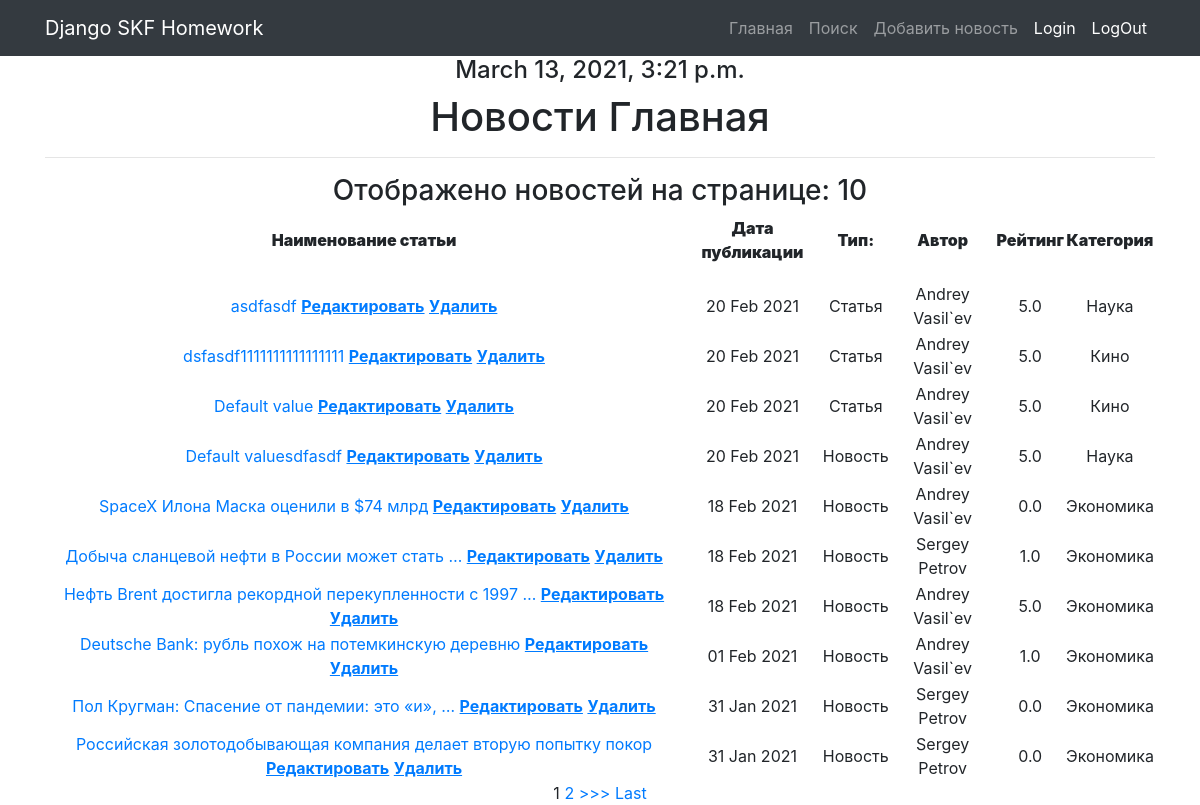
Before: /news/ with the older database file.
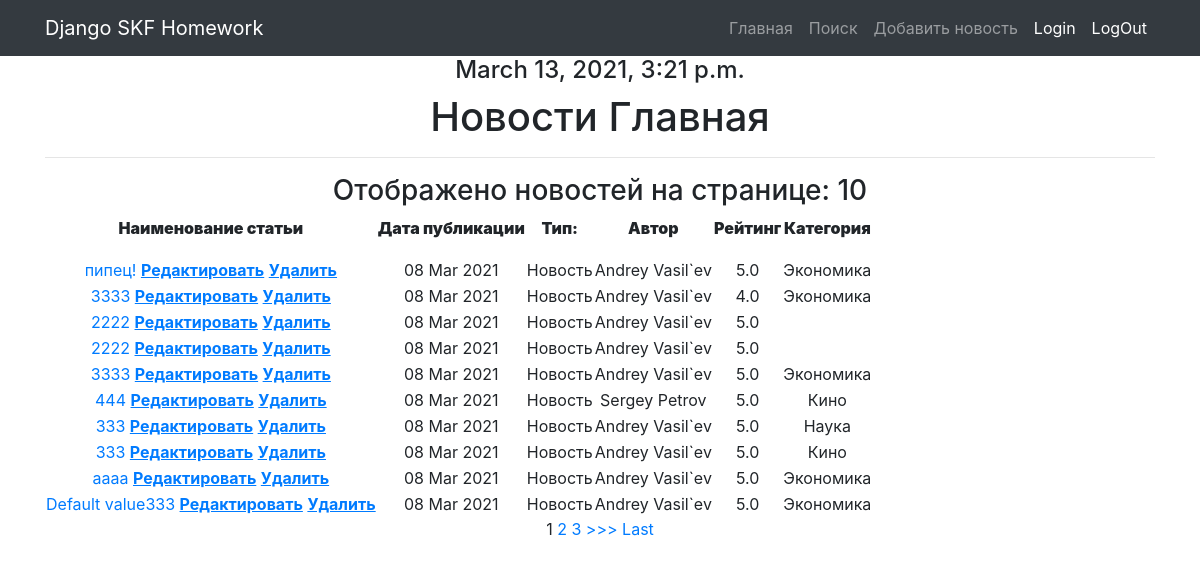
After: the same page with the newer database file.
### news/models.py (models this page shows, shortened)
class Post(models.Model):
    post_datetime = models.DateTimeField(auto_now_add = True)
    post_title = models.CharField(max_length = 64, default = "Default value")
    article_text = models.TextField()
    rating_article = models.FloatField(default = 0.0)
    article = 'AR'
    news = 'NE'
    POSITIONS = [
    (article, 'Статья'),
    (news, 'Новость'),
]
    position = models.CharField(max_length = 2, choices = POSITIONS, default = news)
    author_post = models.ForeignKey(Author, on_delete=models.CASCADE)
    post_category = models.ManyToManyField(Category, through = 'PostCategory')
    def typeNews(self):
        choice = self.position
        if choice == 'AR':
            pos = 'Статья'
        else:
            pos = 'Новость'
        return pos

class Author(models.Model):
    rating_user = models.FloatField(default = 0.0)
    author_user = models.OneToOneField(User, on_delete=models.CASCADE)
    def __str__(self):
        return self.author_user.username

class Category(models.Model):
    title_category = models.CharField(max_length = 64, unique = True)
    subscribers = models.ManyToManyField(settings.AUTH_USER_MODEL, through='CategorySubscribers', verbose_name='Подписчики')
    def __str__(self):
        return self.title_category

### news/views.py (the view)
# urls.py: path('', PostList.as_view()), # т.к. сам по себе это класс, то нам надо представить этот класс в виде view. Для этого вызываем метод as_view
class PostList(ListView):
    model = Post  # указываем модель, объекты которой мы будем выводить
    template_name = 'news.html'  # указываем имя шаблона, в котором будет лежать html, в котором будут все инструкции о том, как именно пользователю должны вывестись наши объекты
    context_object_name = 'posts'  # это имя списка, в котором будут лежать все объекты, его надо указать, чтобы обратиться к самому списку объектов через html-шаблон
    queryset = Post.objects.order_by('-post_datetime')  #сортируем по уменьшению
    paginate_by = 10
    def get_context_data(self, **kwargs):
        context = super().get_context_data(**kwargs)
        id = self.kwargs.get('pk')
        context['time_now'] = datetime.now()
        context['logged_user'] = self.request.user.username  # это, чтобы в шаблоне показывать вместо логина имя залогиненного
        return context

### news/templatetags/custom_filters.py (called while the page is built)
@register.filter(name='censor')
def censor(value):
    censored_text = ""
    operate_text = value.split(' ')
    rude_words = ["сука", "блять", "нахуй", "мудак"]
    for word in operate_text:
        if word in rude_words:
            censored_text += "МАТ" + " "
        else:
            censored_text += word + " "
    return str(censored_text)

### news/templates/news.html (shortened to what this page needs)
{% extends 'default.html' %}
{% load custom_filters %}
{% block content %}
<h4> {{ time_now }} </h4>
    <h1>Новости Главная</h1>
    <HR WIDTH="100%" ALIGN="center" SIZE="5">
    <h3> Отображено новостей на странице: {{ posts|length  }} </h3>
    <table>
    <thead>
        <th>
            <p style="text-align: center;"><strong>Наименование статьи</strong></p>
        </th>
        <th>
            <p style="text-align: center;"><strong>Дата публикации</strong></p>
        </th>
        <th>
            <p style="text-align: center;"><strong>Тип: </strong></p>
        </th>
        <th>
            <p style="text-align: center;"><strong>Автор </strong></p>
        </th>
        <th>
            <p style="text-align: center;"><strong>Рейтинг </strong></p>
        </th>
        <th>
            <p style="text-align: center;"><strong>Категория </strong></p>
        </th>
    </thead>
    {% for post in posts %}
    <tr>
        <td>
            <a href="{% url 'news_detail' post.id %}">{{ post.post_title|truncatewords:7 |censor}}</a>
            <a href="{% url 'post_update' post.id %}"><u><strong>Редактировать</strong></u></a>
            <a href="{% url 'post_delete' post.id %}"><u><strong>Удалить</strong> </u></a>
        </td>
        <td>
            {{post.post_datetime|date:'d M Y'}}
        </td>
        <td>
            {{post.typeNews }}
        </td>
        <td>
            {{post.author_post }}
        </td>
        <td>
            {{post.rating_article }}
        </td>
        <td>
            {% for cat in post.post_category.all %}
                {{cat }}
            {% endfor %}
        </td>
    </tr>
    {% endfor %}
</table>
{% if is_paginated %}
    {% for num in page_obj.paginator.page_range %}
        {% if page_obj.number == num %}
            <a>{{ num }}</a>
        {% elif num > page_obj.number|add:'-3' and num < page_obj.number|add:'3' %}
            <a href="?page={{ num }}">{{ num }}</a>
        {% endif %}
    {% endfor %}
    {% if page_obj.has_next %}
        <a href="?page={{ page_obj.next_page_number }}">>>></a>
        <a href="?page={{ page_obj.paginator.num_pages }}">Last</a>
    {% endif %}
    {% endif %}
{% endblock content %}

Changed rows visible on the page:
removed Post: post_title|censor "asdfasdf", post_datetime "20 Feb 2021", typeNews "Статья", author_post "Andrey Vasil`ev", rating_article "5.0", Category (title_category "Наука")
no longer on this page (row unchanged): Post: post_title|censor "dsfasdf1111111111111111", post_datetime "20 Feb 2021", typeNews "Статья", author_post "Andrey Vasil`ev", rating_article "5.0", Category (title_category "Кино")
no longer on this page (row unchanged): Post: post_title|censor "Default value", post_datetime "20 Feb 2021", typeNews "Статья", author_post "Andrey Vasil`ev", rating_article "5.0", Category (title_category "Кино")
no longer on this page (row unchanged): Post: post_title|censor "Default valuesdfasdf", post_datetime "20 Feb 2021", typeNews "Новость", author_post "Andrey Vasil`ev", rating_article "5.0", Category (title_category "Наука")
no longer on this page (row unchanged): Post: post_title|censor "SpaceX Илона Маска оценили в $74 млрд", post_datetime "18 Feb 2021", typeNews "Новость", author_post "Andrey Vasil`ev", rating_article "0.0", Category (title_category "Экономика")
no longer on this page (row unchanged): Post: post_title|censor "Добыча сланцевой нефти в России может стать …", post_datetime "18 Feb 2021", typeNews "Новость", author_post "Sergey Petrov", rating_article "1.0", Category (title_category "Экономика")
no longer on this page (row unchanged): Post: post_title|censor "Нефть Brent достигла рекордной перекупленности с 1997 …", post_datetime "18 Feb 2021", typeNews "Новость", author_post "Andrey Vasil`ev", rating_article "5.0", Category (title_category "Экономика")
no longer on this page (row unchanged): Post: post_title|censor "Deutsche Bank: рубль похож на потемкинскую деревню", post_datetime "01 Feb 2021", typeNews "Новость", author_post "Andrey Vasil`ev", rating_article "1.0", Category (title_category "Экономика")
no longer on this page (row unchanged): Post: post_title|censor "Пол Кругман: Спасение от пандемии: это «и», …", post_datetime "31 Jan 2021", typeNews "Новость", author_post "Sergey Petrov", rating_article "0.0", Category (title_category "Экономика")
no longer on this page (row unchanged): Post: post_title|censor "Российская золотодобывающая компания делает вторую попытку покор", post_datetime "31 Jan 2021", typeNews "Новость", author_post "Sergey Petrov", rating_article "0.0", Category (title_category "Экономика")
added Post: post_title|censor "пипец!", post_datetime "08 Mar 2021", typeNews "Новость", author_post "Andrey Vasil`ev", rating_article "5.0", Category (title_category "Экономика")
added Post: post_title|censor "3333", post_datetime "08 Mar 2021", typeNews "Новость", author_post "Andrey Vasil`ev", rating_article "4.0", Category (title_category "Экономика")
added Post: post_title|censor "2222", post_datetime "08 Mar 2021", typeNews "Новость", author_post "Andrey Vasil`ev", rating_article "5.0"
added Post: post_title|censor "2222", post_datetime "08 Mar 2021", typeNews "Новость", author_post "Andrey Vasil`ev", rating_article "5.0"
added Post: post_title|censor "3333", post_datetime "08 Mar 2021", typeNews "Новость", author_post "Andrey Vasil`ev", rating_article "5.0", Category (title_category "Экономика")
added Post: post_title|censor "444", post_datetime "08 Mar 2021", typeNews "Новость", author_post "Sergey Petrov", rating_article "5.0", Category (title_category "Кино")
added Post: post_title|censor "333", post_datetime "08 Mar 2021", typeNews "Новость", author_post "Andrey Vasil`ev", rating_article "5.0", Category (title_category "Наука")
added Post: post_title|censor "333", post_datetime "08 Mar 2021", typeNews "Новость", author_post "Andrey Vasil`ev", rating_article "5.0", Category (title_category "Кино")
added Post: post_title|censor "aaaa", post_datetime "08 Mar 2021", typeNews "Новость", author_post "Andrey Vasil`ev", rating_article "5.0", Category (title_category "Экономика")
added Post: post_title|censor "Default value333", post_datetime "08 Mar 2021", typeNews "Новость", author_post "Andrey Vasil`ev", rating_article "5.0", Category (title_category "Экономика")
Other visible differences:
new list line: "3"
